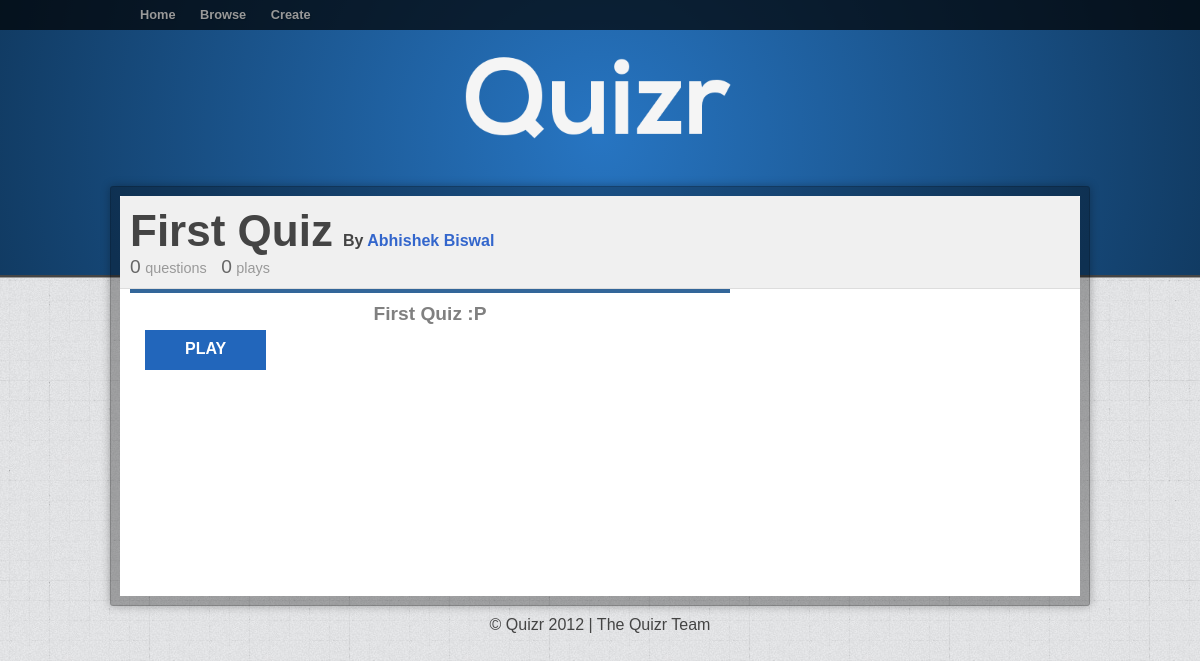
/pub/q/index.php?id=1, run on an earlier commit of the app's database.
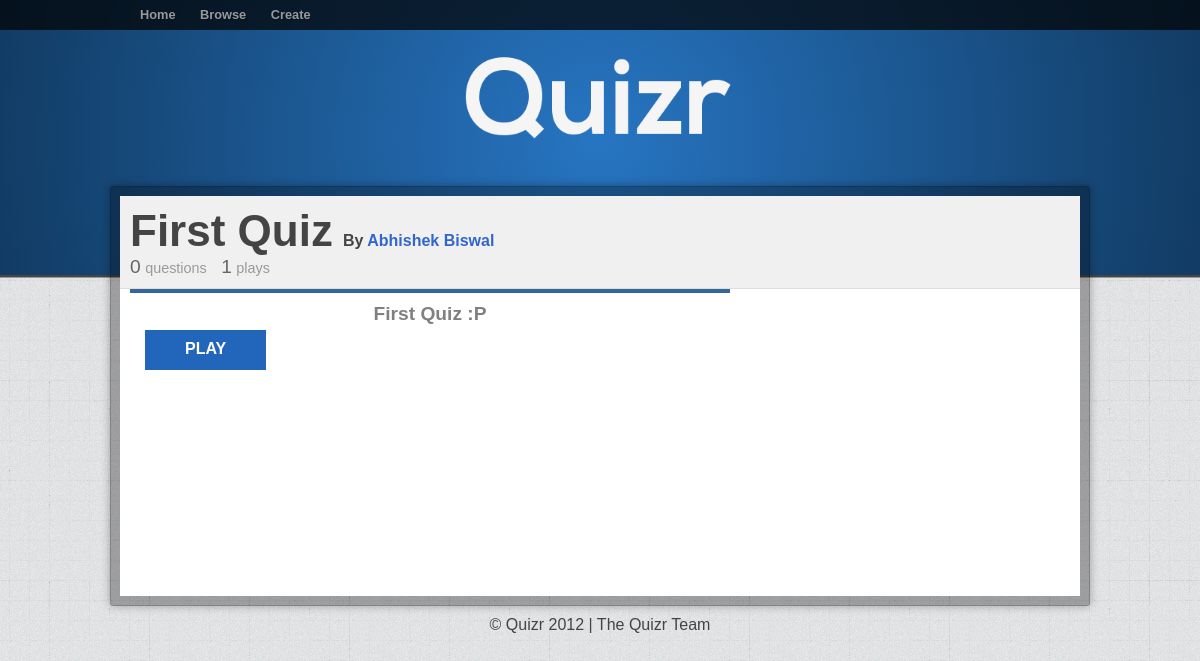
And on a later commit of the database.
### tables this page shows
CREATE TABLE IF NOT EXISTS `quizmeta` (
  `id` int(11) NOT NULL AUTO_INCREMENT,
  `title` text NOT NULL,
  `user` int(11) NOT NULL,
  `dt` timestamp NOT NULL DEFAULT CURRENT_TIMESTAMP,
  `qdesc` text NOT NULL,
  `questions` int(11) NOT NULL,
  `plays` int(11) NOT NULL,
  `cat` int(11) NOT NULL,
  `pub` int(11) NOT NULL DEFAULT '0',
  PRIMARY KEY (`id`)
);

CREATE TABLE IF NOT EXISTS `users` (
  `id` int(11) NOT NULL AUTO_INCREMENT,
  `fullname` varchar(100) NOT NULL,
  `username` varchar(30) DEFAULT NULL,
  `oauthp` varchar(10) NOT NULL,
  `oauthid` text NOT NULL,
  `bio` text,
  `points` int(11) NOT NULL,
  `lastlogged` int(11) NOT NULL,
  `fbusername` varchar(100) NOT NULL,
  PRIMARY KEY (`id`)
);

### inc/fn/loaduser.php (called while the page is built)
<?php
	function loadUser($id,$DBH)
	{
		$loadfName = "Anonymous";
		$loadUser = $DBH->prepare("SELECT fullname FROM users WHERE id=?");
		$loadUser->execute(array($id));
		while($row = $loadUser->fetch())
		{
			$loadfName = $row['fullname'];
		}
		return $loadfName;
	}
	function loadUName($id,$DBH)
	{
		$loadUName = NULL;
		$loadUser = $DBH->prepare("SELECT username FROM users WHERE id=?");
		$loadUser->execute(array($id));
		while($row = $loadUser->fetch())
		{
			$loadUName = $row['username'];
		}
		return $loadUName;
	}
?>

### pub/q/index.php (the view, shortened to what this page needs)
<?php
	$qid = $_GET['id'];
	include('db.php');
	$check = $DBH->prepare("SELECT * FROM quizmeta WHERE id=?");
	$check->execute(array($qid));
	while($row = $check->fetch())
	{
		$qid = $row['id'];
		$qTitle = $row['title'];
		$qDesc = $row['qdesc'];
		$qUser = $row['user'];
		$qQuestions = $row['questions'];
		$qPlays = $row['plays'];
	}
	include_once('fn/loaduser.php');
	include('temp/header.php');
?>
<div class="det-head">
	<h2><?php echo $qTitle; ?><span class="quizby">By <a href="/<?php echo loadUName($qUser,$DBH); ?>/"><?php echo loadUser($qUser,$DBH); ?></a></span></h2>
	<div class="info-boxes">
		<div class="info-box">
			<span class="one"><?php echo $qQuestions; ?></span>
			<span class="two">questions</span>
		</div>
		<div class="info-box">
			<span class="one"><?php echo $qPlays; ?></span>
			<span class="two">plays</span>
		</div>
	</div>
</div>
<div class="content u-page-box ten columns">
	<div>
		<p class="grayinfo"><?php echo $qDesc; ?></p>
	</div>
	<a href="/play/?id=<?php echo $qid; ?>" class="btn">PLAY</a>
</div>
<?php
	include('temp/footer.php');
?>

### inc/temp/header.php (shortened to what this page needs)
<!DOCTYPE html>
<html>
<head>
	<link href="/assets/css/grid.css" rel="stylesheet" type="text/css">
	<link href="/assets/css/style.css" rel="stylesheet" type="text/css">
	<link href="/assets/css/edit.css" rel="stylesheet" type="text/css">
	<link href="/assets/css/cssr.css" rel="stylesheet" type="text/css">
</head>
<body>
<div id="dashbar">
	<div class="container">
		<ul class="nav columns sixteen">
			<li><a href="/">Home</a></li>
			<li><a href="/browse.php">Browse</a></li>
			<li><a href="/create.php">Create</a></li>
		</ul>
	</div>
</div>
<header id="header">
<div class="container">
	<div class="header-logo">
		<a href="/"><img src="/assets/img/ablogo.png"></a>
	</div>
</div>
</header>
<div class="container" id="wrap">

### inc/temp/footer.php (shortened to what this page needs)
</div>
<div class="footer"><a href="http://quizr.local">&copy; Quizr 2012</a> | <a href="/about">The Quizr Team</a></div>
</body>
</html>

### pub/assets/css/grid.css (style rules this page uses)
.container { position: relative; width: 960px; margin: 0 auto; padding: 0; }
.container .column, .container .columns { float: left; display: inline; margin-left: 10px; margin-right: 10px; }
.container .ten.columns { width: 580px; }
.container .sixteen.columns { width: 940px; }
.container:after { content: "\0020"; display: block; height: 0; clear: both; visibility: hidden; }

### pub/assets/css/style.css (style rules this page uses)
* { margin: 0; padding: 0; border: 0; }
body { background: #ccc url('/assets/img/greybg.png'); color: #444; font-family: "+ UI", Helvetica, Arial, sans-serif; font-size: 16px; }
a { text-decoration: none; color: #3366CC; }
ul.nav { list-style-type: none; }
ul.nav li { height: 30px !important; display: inline-block; }
#dashbar { background: rgba(0,0,0,0.7); height: 30px; position: absolute; width: 100%; top: 0; }
#dashbar a { padding: 0 10px; height: 30px; vertical-align: middle; line-height: 30px; color: #999; font-size: 80%; font-weight: bold; text-shadow: 1px 1px 1px rgba(0,0,0,0.2); transition: all 0.5s; -webkit-transition: all 0.5s; -moz-transition: all 0.5s; -o-transition: all 0.5s; }
#header { background-color: #2a343a; border-bottom: 3px groove #999; padding-bottom: 100px; padding-top: 30px; background-image: #22517e; background-image: -webkit-radial-gradient(50% 50%, circle closest-corner, #2775C2 0%, #113b63 100%); background-image: -moz-radial-gradient(50% 50%, circle closest-corner, #2775C2 0%, #113b63 100%); background-image: -o-radial-gradient(50% 50%, circle closest-corner, #2775C2 0%, #113b63 100%); background-image: -ms-radial-gradient(50% 50%, circle closest-corner, #2775C2 0%, #113b63 100%); background-image: radial-gradient(50% 50%, circle closest-corner, #2775C2 0%, #113b63 100%); }
.header-logo img { display: block; width: 300px; margin: 0 auto; margin-top: 10px; }
#wrap { background: #fff; box-shadow: 0px 0px 10px rgba(0,0,0,0.3); margin-top: -92px; min-height: 350px; padding-bottom: 50px; border-radius: 3px; -moz-background-clip: padding; -webkit-background-clip: padding; background-clip: padding-box; overflow: hidden; border: 10px solid rgba(0,0,0,0.3); }
.content { padding: 10px; }
.info-boxes .info-box { display: inline-block; margin-right: 10px; }
.info-boxes .info-box span { display: inline; }
.info-boxes .info-box span.one { font-size: 1.2em; color: #666; }
.info-boxes .info-box span.two { font-size: 0.9em; color: #999; }
.det-head { background: #f0f0f0; padding: 10px; border-bottom: 1px solid #ddd; border-radius: 3px 3px 0 0; }
.det-head h2 { font-size: 44px; }
.det-head .quizby { font-size: 16px !important; padding-left: 10px; }
.grayinfo { color: gray; font-size: 1.2em; display: block; text-align: center; font-weight: bold; }
.btn { outline: 0; background: #26b; padding: 10px 40px; text-decoration: none; font-size: 100%; font-weight: bold; color: #fff; margin: 5px; display: inline-block; min-height: 20px; cursor: pointer; }
.footer { text-align: center; color: #444; margin: 10px 5px; }
.footer a { color: #444; transition: all 0.7s; -webkit-transition: all 0.7s; -moz-transition: all 0.7s; -o-transition: all 0.7s; }
.u-page-box { border-top: 4px solid #336699; }

What changed in the data, as far as the page shows it:
changed quizmeta "First Quiz": plays "0" → "1"
